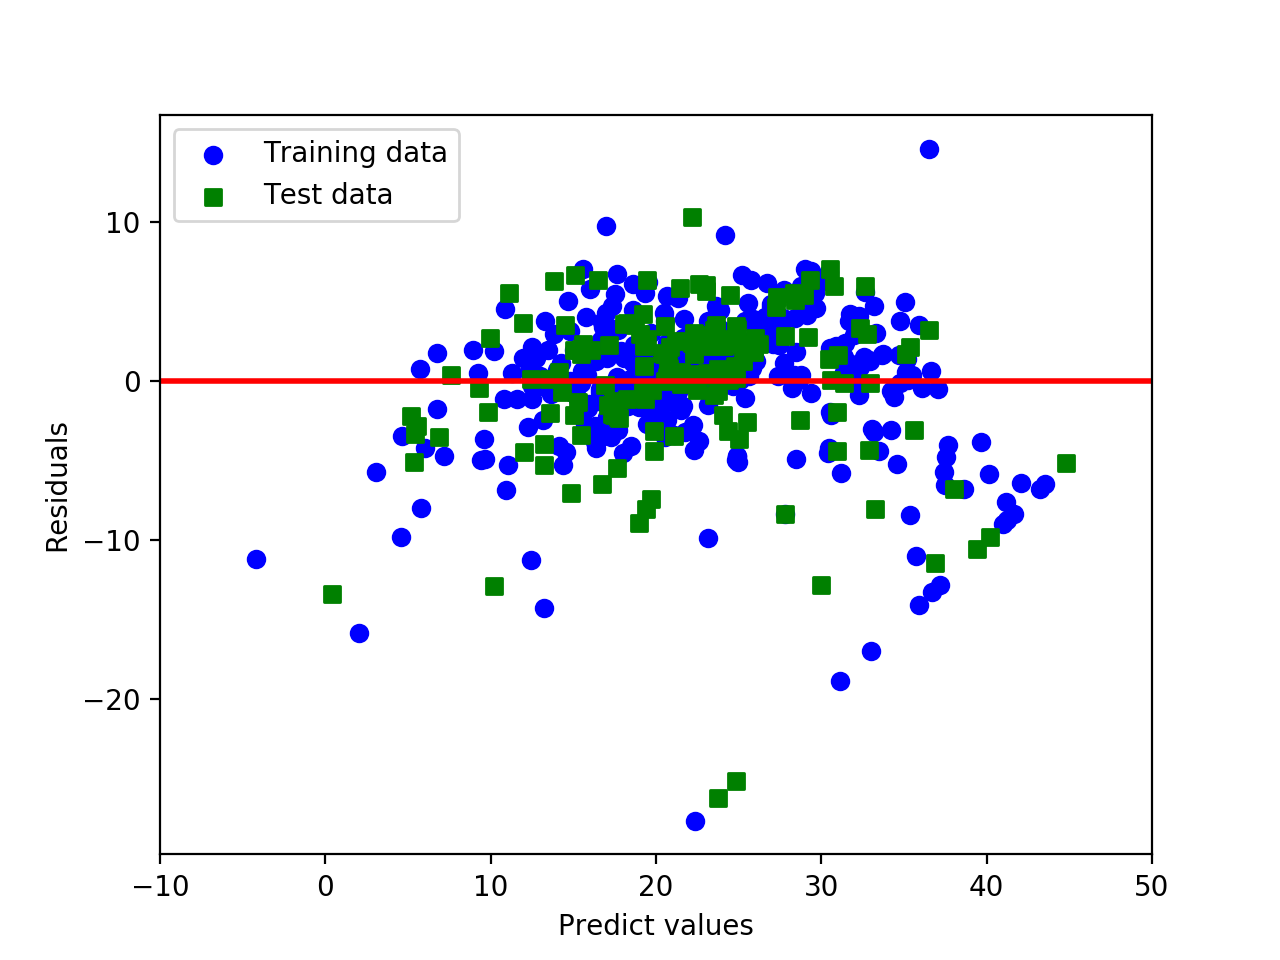

Write the Python code that produced this figure.
'''Evaluating the performance of linear regression models'''

import pandas as pd
df = pd.read_csv('https://archive.ics.uci.edu/ml/machine-learning-databases/housing/housing.data', header = None,  sep = '\s+')
df.columns = ['CRIM', 'ZN', 'INDUS', 'CHAS', 'NOX', 'RM', 'AGE', 'DIS', 'RAD', 'TAX', 'PTRATIO', 'B', 'LSTAT', 'MEDV']
df.head()

import numpy as np 

X = df[['RM']].values
y = df['MEDV'].values

from sklearn.linear_model import LinearRegression

# ------------------------

from sklearn.cross_validation import train_test_split
 
X = df.iloc[:, :-1].values
y = df['MEDV'].values
X_train, X_test, y_train, y_test = train_test_split(X, y, test_size = 0.3, random_state = 0)

slr = LinearRegression()
slr.fit(X_train, y_train)

y_train_pred = slr.predict(X_train)
y_test_pred = slr.predict(X_test)

# ------------------------

import matplotlib.pyplot as plt

plt.scatter(y_train_pred, y_train_pred - y_train, c = 'blue', marker = 'o', label = 'Training data')
plt.scatter(y_test_pred, y_test_pred - y_test, c = 'green', marker = 's', label = 'Test data')

plt.xlabel('Predict values')
plt.ylabel('Residuals')
plt.legend(loc = 'upper left')
plt.hlines(y = 0, xmin = -10, xmax = 50, lw = 2, color = 'red')
plt.xlim([-10, 50])
plt.show()
